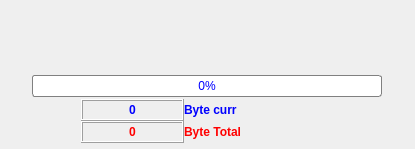
<?xml version="1.0" encoding="UTF-8"?>
<ui version="4.0">
 <class>Dialog</class>
 <widget class="QDialog" name="Dialog">
  <property name="geometry">
   <rect>
    <x>0</x>
    <y>0</y>
    <width>415</width>
    <height>149</height>
   </rect>
  </property>
  <property name="minimumSize">
   <size>
    <width>415</width>
    <height>149</height>
   </size>
  </property>
  <property name="maximumSize">
   <size>
    <width>438</width>
    <height>220</height>
   </size>
  </property>
  <property name="windowTitle">
   <string>Dialog</string>
  </property>
  <property name="layoutDirection">
   <enum>Qt::LeftToRight</enum>
  </property>
  <property name="styleSheet">
   <string notr="true"/>
  </property>
  <widget class="QWidget" name="widget" native="true">
   <property name="geometry">
    <rect>
     <x>0</x>
     <y>0</y>
     <width>415</width>
     <height>149</height>
    </rect>
   </property>
   <property name="minimumSize">
    <size>
     <width>415</width>
     <height>149</height>
    </size>
   </property>
   <property name="maximumSize">
    <size>
     <width>415</width>
     <height>149</height>
    </size>
   </property>
   <layout class="QGridLayout" name="gridLayout">
    <property name="leftMargin">
     <number>0</number>
    </property>
    <property name="topMargin">
     <number>0</number>
    </property>
    <property name="rightMargin">
     <number>0</number>
    </property>
    <property name="bottomMargin">
     <number>0</number>
    </property>
    <property name="horizontalSpacing">
     <number>0</number>
    </property>
    <property name="verticalSpacing">
     <number>2</number>
    </property>
    <item row="0" column="0">
     <spacer name="verticalSpacer_2">
      <property name="orientation">
       <enum>Qt::Vertical</enum>
      </property>
      <property name="sizeHint" stdset="0">
       <size>
        <width>20</width>
        <height>80</height>
       </size>
      </property>
     </spacer>
    </item>
    <item row="1" column="0">
     <layout class="QHBoxLayout" name="horizontalLayout_2">
      <item>
       <spacer name="horizontalSpacer_3">
        <property name="orientation">
         <enum>Qt::Horizontal</enum>
        </property>
        <property name="sizeHint" stdset="0">
         <size>
          <width>40</width>
          <height>20</height>
         </size>
        </property>
       </spacer>
      </item>
      <item>
       <widget class="QProgressBar" name="progressBar">
        <property name="minimumSize">
         <size>
          <width>350</width>
          <height>20</height>
         </size>
        </property>
        <property name="maximumSize">
         <size>
          <width>350</width>
          <height>26</height>
         </size>
        </property>
        <property name="styleSheet">
         <string notr="true">QProgressBar {
	color: rgb(0, 0, 255);
}

QProgressBar:horizontal {
border: 1px solid gray;
border-radius: 3px;
background: white;
padding: 1px;
}
QProgressBar::chunk:horizontal {
background: qlineargradient(x1: 1, y1: 0.5, x2: 0, y2: 1, stop: 0 green, stop: 1 white);
}
</string>
        </property>
        <property name="value">
         <number>0</number>
        </property>
        <property name="alignment">
         <set>Qt::AlignCenter</set>
        </property>
        <property name="textVisible">
         <bool>true</bool>
        </property>
        <property name="orientation">
         <enum>Qt::Horizontal</enum>
        </property>
        <property name="invertedAppearance">
         <bool>false</bool>
        </property>
        <property name="textDirection">
         <enum>QProgressBar::TopToBottom</enum>
        </property>
       </widget>
      </item>
      <item>
       <spacer name="horizontalSpacer_4">
        <property name="orientation">
         <enum>Qt::Horizontal</enum>
        </property>
        <property name="sizeHint" stdset="0">
         <size>
          <width>40</width>
          <height>20</height>
         </size>
        </property>
       </spacer>
      </item>
     </layout>
    </item>
    <item row="2" column="0">
     <layout class="QHBoxLayout" name="horizontalLayout">
      <property name="spacing">
       <number>0</number>
      </property>
      <property name="bottomMargin">
       <number>6</number>
      </property>
      <item>
       <spacer name="horizontalSpacer_2">
        <property name="orientation">
         <enum>Qt::Horizontal</enum>
        </property>
        <property name="sizeHint" stdset="0">
         <size>
          <width>28</width>
          <height>20</height>
         </size>
        </property>
       </spacer>
      </item>
      <item>
       <layout class="QVBoxLayout" name="verticalLayout">
        <property name="spacing">
         <number>0</number>
        </property>
        <item>
         <widget class="QLabel" name="label">
          <property name="minimumSize">
           <size>
            <width>103</width>
            <height>22</height>
           </size>
          </property>
          <property name="palette">
           <palette>
            <active>
             <colorrole role="WindowText">
              <brush brushstyle="SolidPattern">
               <color alpha="255">
                <red>0</red>
                <green>0</green>
                <blue>255</blue>
               </color>
              </brush>
             </colorrole>
            </active>
            <inactive>
             <colorrole role="WindowText">
              <brush brushstyle="SolidPattern">
               <color alpha="255">
                <red>0</red>
                <green>0</green>
                <blue>255</blue>
               </color>
              </brush>
             </colorrole>
            </inactive>
            <disabled>
             <colorrole role="WindowText">
              <brush brushstyle="SolidPattern">
               <color alpha="255">
                <red>120</red>
                <green>120</green>
                <blue>120</blue>
               </color>
              </brush>
             </colorrole>
            </disabled>
           </palette>
          </property>
          <property name="font">
           <font>
            <weight>75</weight>
            <bold>true</bold>
           </font>
          </property>
          <property name="frameShape">
           <enum>QFrame::Box</enum>
          </property>
          <property name="frameShadow">
           <enum>QFrame::Raised</enum>
          </property>
          <property name="text">
           <string>0</string>
          </property>
          <property name="alignment">
           <set>Qt::AlignCenter</set>
          </property>
         </widget>
        </item>
        <item>
         <widget class="QLabel" name="label_2">
          <property name="minimumSize">
           <size>
            <width>0</width>
            <height>22</height>
           </size>
          </property>
          <property name="palette">
           <palette>
            <active>
             <colorrole role="WindowText">
              <brush brushstyle="SolidPattern">
               <color alpha="255">
                <red>255</red>
                <green>0</green>
                <blue>0</blue>
               </color>
              </brush>
             </colorrole>
            </active>
            <inactive>
             <colorrole role="WindowText">
              <brush brushstyle="SolidPattern">
               <color alpha="255">
                <red>255</red>
                <green>0</green>
                <blue>0</blue>
               </color>
              </brush>
             </colorrole>
            </inactive>
            <disabled>
             <colorrole role="WindowText">
              <brush brushstyle="SolidPattern">
               <color alpha="255">
                <red>120</red>
                <green>120</green>
                <blue>120</blue>
               </color>
              </brush>
             </colorrole>
            </disabled>
           </palette>
          </property>
          <property name="font">
           <font>
            <weight>75</weight>
            <bold>true</bold>
           </font>
          </property>
          <property name="frameShape">
           <enum>QFrame::Box</enum>
          </property>
          <property name="frameShadow">
           <enum>QFrame::Raised</enum>
          </property>
          <property name="text">
           <string>0</string>
          </property>
          <property name="alignment">
           <set>Qt::AlignCenter</set>
          </property>
         </widget>
        </item>
       </layout>
      </item>
      <item>
       <layout class="QVBoxLayout" name="verticalLayout_2">
        <property name="spacing">
         <number>0</number>
        </property>
        <item>
         <widget class="QLabel" name="label_3">
          <property name="minimumSize">
           <size>
            <width>150</width>
            <height>22</height>
           </size>
          </property>
          <property name="palette">
           <palette>
            <active>
             <colorrole role="WindowText">
              <brush brushstyle="SolidPattern">
               <color alpha="255">
                <red>0</red>
                <green>0</green>
                <blue>255</blue>
               </color>
              </brush>
             </colorrole>
            </active>
            <inactive>
             <colorrole role="WindowText">
              <brush brushstyle="SolidPattern">
               <color alpha="255">
                <red>0</red>
                <green>0</green>
                <blue>255</blue>
               </color>
              </brush>
             </colorrole>
            </inactive>
            <disabled>
             <colorrole role="WindowText">
              <brush brushstyle="SolidPattern">
               <color alpha="255">
                <red>120</red>
                <green>120</green>
                <blue>120</blue>
               </color>
              </brush>
             </colorrole>
            </disabled>
           </palette>
          </property>
          <property name="font">
           <font>
            <weight>75</weight>
            <bold>true</bold>
           </font>
          </property>
          <property name="text">
           <string>Byte curr</string>
          </property>
          <property name="alignment">
           <set>Qt::AlignLeading|Qt::AlignLeft|Qt::AlignVCenter</set>
          </property>
         </widget>
        </item>
        <item>
         <widget class="QLabel" name="label_4">
          <property name="palette">
           <palette>
            <active>
             <colorrole role="WindowText">
              <brush brushstyle="SolidPattern">
               <color alpha="255">
                <red>255</red>
                <green>0</green>
                <blue>0</blue>
               </color>
              </brush>
             </colorrole>
            </active>
            <inactive>
             <colorrole role="WindowText">
              <brush brushstyle="SolidPattern">
               <color alpha="255">
                <red>255</red>
                <green>0</green>
                <blue>0</blue>
               </color>
              </brush>
             </colorrole>
            </inactive>
            <disabled>
             <colorrole role="WindowText">
              <brush brushstyle="SolidPattern">
               <color alpha="255">
                <red>120</red>
                <green>120</green>
                <blue>120</blue>
               </color>
              </brush>
             </colorrole>
            </disabled>
           </palette>
          </property>
          <property name="font">
           <font>
            <weight>75</weight>
            <bold>true</bold>
           </font>
          </property>
          <property name="text">
           <string>Byte Total</string>
          </property>
          <property name="alignment">
           <set>Qt::AlignLeading|Qt::AlignLeft|Qt::AlignVCenter</set>
          </property>
         </widget>
        </item>
       </layout>
      </item>
      <item>
       <spacer name="horizontalSpacer">
        <property name="orientation">
         <enum>Qt::Horizontal</enum>
        </property>
        <property name="sizeHint" stdset="0">
         <size>
          <width>28</width>
          <height>20</height>
         </size>
        </property>
       </spacer>
      </item>
     </layout>
    </item>
    <item row="3" column="0">
     <spacer name="verticalSpacer">
      <property name="orientation">
       <enum>Qt::Vertical</enum>
      </property>
      <property name="sizeHint" stdset="0">
       <size>
        <width>20</width>
        <height>2</height>
       </size>
      </property>
     </spacer>
    </item>
   </layout>
  </widget>
 </widget>
 <layoutdefault spacing="6" margin="11"/>
 <resources/>
 <connections/>
</ui>
